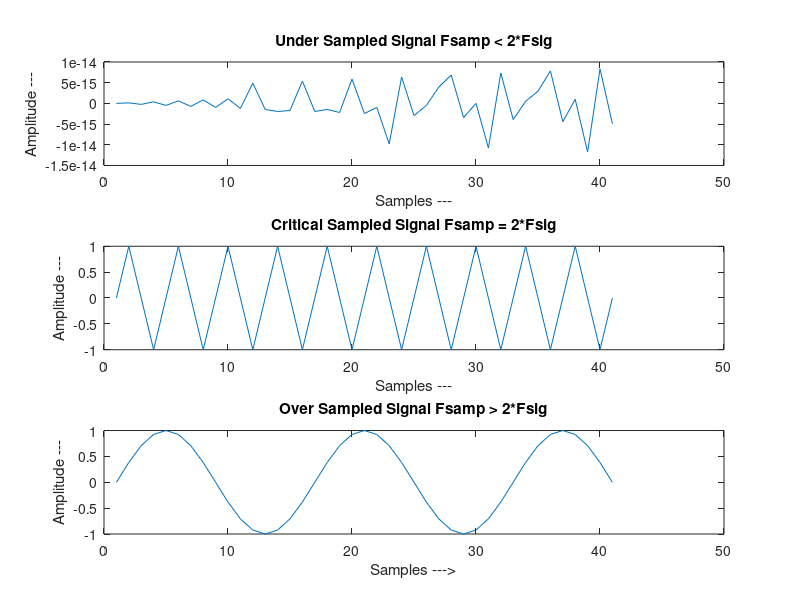

Write the MATLAB code that produced this figure.
clc;
clear all;
close all;
f=input('Enter the Sine wave frequency : ');
f1=f;
f2=2*f;
f3=8*f;
n=0:0.5:20;
x1=sin(2*pi*(f/f1)*n);
x2=sin(2*pi*(f/f2)*n);
x3=sin(2*pi*(f/f3)*n);
figure,
subplot(3,1,1)
plot(x1)
title('Under Sampled Signal Fsamp < 2*Fsig')
xlabel('Samples ---');
ylabel('Amplitude ---')
subplot(3,1,2)
plot(x2)
title('Critical Sampled Signal Fsamp = 2*Fsig')
xlabel('Samples ---')
ylabel('Amplitude ---')
subplot(3,1,3)
plot(x3)
title('Over Sampled Signal Fsamp > 2*Fsig')
xlabel('Samples --->')
ylabel('Amplitude ---')
